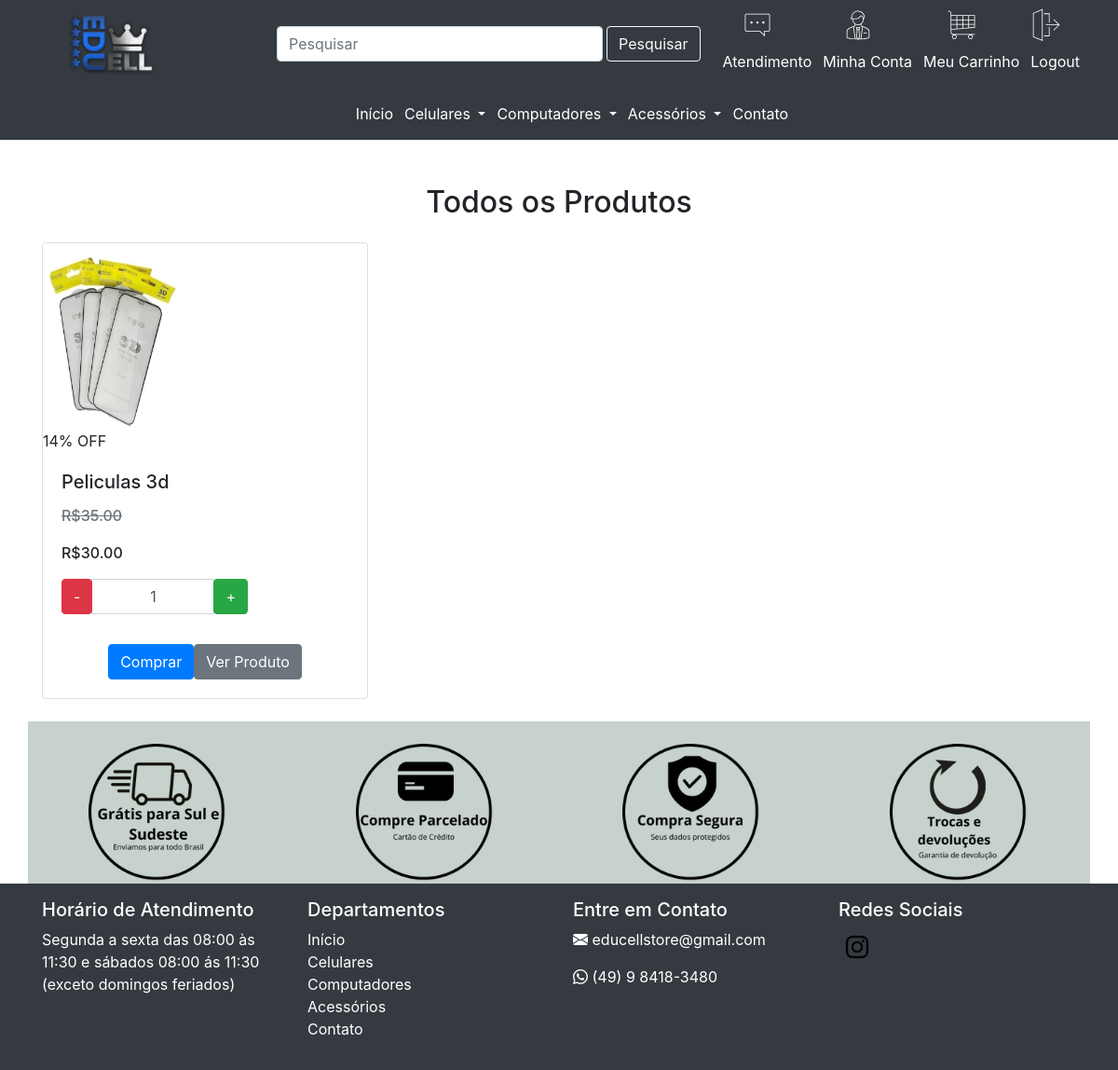
Screenshot of /peliculas.php with the database file from the repository.
### tables this page shows
CREATE TABLE `produtos` (
  `id` int(11) NOT NULL,
  `nome` varchar(255) NOT NULL,
  `img` varchar(1000) NOT NULL,
  `descricao` text DEFAULT NULL,
  `preco_anterior` decimal(10,2) NOT NULL,
  `preco_atual` decimal(10,2) NOT NULL,
  `estoque` int(11) NOT NULL,
  `id_categoria` int(11) NOT NULL,
  `id_subcategoria` int(11) NOT NULL
);

### query_subcategorias.php (called while the page is built, shortened)
<?php
include "config.php";
$conn = new mysqli($servername, $username, $password, $database);
$sql_peliculas = "SELECT * FROM produtos WHERE id_subcategoria = '10'";
$result_peliculas = $conn->query($sql_peliculas);
$peliculas = array();
if ($result_peliculas->num_rows > 0) {
    while ($produto = $result_peliculas->fetch_assoc()) {
        $peliculas[] = $produto;
    }
}
?>

### peliculas.php (the view, shortened to what this page needs)
<?php
include 'header.php';
include 'query_subcategorias.php';
?>
  <body>
  <div class="container mt-5">
    <h2 class="text-center mb-4">Todos os Produtos</h2>
    <div class="row">
    <?php
    foreach ($peliculas as $produto) {
        echo '<div class="col-md-4 mb-4">';
        echo '<div class="card">';
        echo '<div class="position-relative">';
        echo '<img src="' . trim($produto['img']) . '" class="card-img-top" alt="' . $produto['nome'] . '">';
        echo '<div class="product-discount-badge">14% OFF</div>';
        echo '</div>';
        echo '<div class="card-body">';
        echo '<h5 class="card-title limit-text">' . $produto['nome'] . '</h5>';
        echo '<p class="card-text text-muted previous-price">R$' . $produto['preco_anterior'] . '</p>';
        echo '<p class="card-text">R$' . $produto['preco_atual'] . '</p>';
        echo '<div class="input-group mt-3" style="max-width: 200px;">';
        echo '<span class="input-group-btn">';
        echo '<button type="button" class="btn btn-danger btn-number" data-type="minus">-</button>';
        echo '</span>';
        echo '<input type="text" id="quantity" name="quantity" class="form-control input-number" value="1" style="text-align: center;">';
        echo '<span class="input-group-btn">';
        echo '<button type="button" class="btn btn-success btn-number" data-type="plus">+</button>';
        echo '</span>';
        echo '</div>';
        echo '      <div class="text-center mt-3">';
        echo '<a href="carrinho-compra.php?produto=add&id=' . $produto['id'] . '" class="btn btn-primary mt-3">Comprar</a>';
        echo '<a href="produto.php?id=' . $produto['id'] . '" class="btn btn-secondary mt-3">Ver Produto</a>';
        echo '      </div>';
        echo '  </div>';
        echo '</div>';
        echo '</div>';
    }
    ?>
        <div class="conditions">
            <div class="row mt-4">
                <div class="col-md-3 text-center">
                    <img src="Assets/frete.png" alt="">
                </div>
                <div class="col-md-3 text-center">
                    <img src="Assets/cartao.png" alt="">
                </div>
                <div class="col-md-3 text-center">
                    <img src="Assets/seguranca.png" alt="">
                </div>
                <div class="col-md-3 text-center">
                    <img src="Assets/troca.png" alt="">
                </div>
            </div>
        </div>
    </div>
    </div>
<?php
include 'footer.php';
?>
</body>
</html>

### styles.css (style rules this page uses)
.conditions { background-color: #C6D2CB; }
.conditions img { max-width: 150px; }
.previous-price { text-decoration: line-through; color: #999; }
.card-text { font-weight: 500; }
.limit-text { white-space: nowrap; overflow: hidden; text-overflow:ellipsis; max-width: 400px; }
.card img { width: 150px; height: 200px; }

### rows the page displays
produtos: img (picture), nome "Peliculas 3d", preco_anterior "35.00", preco_atual "30.00"
